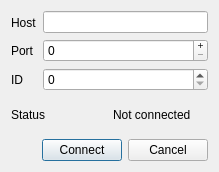
<?xml version="1.0" encoding="UTF-8"?>
<ui version="4.0">
 <class>DialogConfig</class>
 <widget class="QDialog" name="DialogConfig">
  <property name="geometry">
   <rect>
    <x>0</x>
    <y>0</y>
    <width>219</width>
    <height>172</height>
   </rect>
  </property>
  <property name="minimumSize">
   <size>
    <width>219</width>
    <height>172</height>
   </size>
  </property>
  <property name="maximumSize">
   <size>
    <width>219</width>
    <height>172</height>
   </size>
  </property>
  <property name="windowTitle">
   <string>DialogConfiguration</string>
  </property>
  <layout class="QVBoxLayout" name="verticalLayout_3">
   <item>
    <layout class="QHBoxLayout" name="horizontalLayout_2">
     <item>
      <layout class="QVBoxLayout" name="verticalLayout_2">
       <item>
        <widget class="QLabel" name="label">
         <property name="text">
          <string>Host</string>
         </property>
        </widget>
       </item>
       <item>
        <widget class="QLabel" name="label_2">
         <property name="text">
          <string>Port</string>
         </property>
        </widget>
       </item>
       <item>
        <widget class="QLabel" name="label_3">
         <property name="text">
          <string>ID</string>
         </property>
        </widget>
       </item>
      </layout>
     </item>
     <item>
      <layout class="QVBoxLayout" name="verticalLayout">
       <item>
        <widget class="QLineEdit" name="lineEditHost">
         <property name="minimumSize">
          <size>
           <width>100</width>
           <height>0</height>
          </size>
         </property>
        </widget>
       </item>
       <item>
        <widget class="QSpinBox" name="spinBoxPort">
         <property name="minimumSize">
          <size>
           <width>50</width>
           <height>0</height>
          </size>
         </property>
         <property name="buttonSymbols">
          <enum>QAbstractSpinBox::PlusMinus</enum>
         </property>
         <property name="maximum">
          <number>65535</number>
         </property>
        </widget>
       </item>
       <item>
        <widget class="QSpinBox" name="spinBoxID">
         <property name="maximum">
          <number>1000</number>
         </property>
        </widget>
       </item>
      </layout>
     </item>
    </layout>
   </item>
   <item>
    <layout class="QHBoxLayout" name="horizontalLayout_3">
     <item>
      <widget class="QLabel" name="label_4">
       <property name="text">
        <string>Status</string>
       </property>
      </widget>
     </item>
     <item>
      <widget class="QLabel" name="labelStatus">
       <property name="text">
        <string>Not connected</string>
       </property>
      </widget>
     </item>
    </layout>
   </item>
   <item>
    <layout class="QHBoxLayout" name="horizontalLayout">
     <item>
      <spacer name="horizontalSpacer">
       <property name="orientation">
        <enum>Qt::Horizontal</enum>
       </property>
       <property name="sizeHint" stdset="0">
        <size>
         <width>40</width>
         <height>20</height>
        </size>
       </property>
      </spacer>
     </item>
     <item>
      <widget class="QPushButton" name="pushButtonConnect">
       <property name="text">
        <string>Connect</string>
       </property>
      </widget>
     </item>
     <item>
      <widget class="QPushButton" name="pushButtonCancel">
       <property name="text">
        <string>Cancel</string>
       </property>
      </widget>
     </item>
    </layout>
   </item>
  </layout>
 </widget>
 <resources/>
 <connections/>
</ui>
